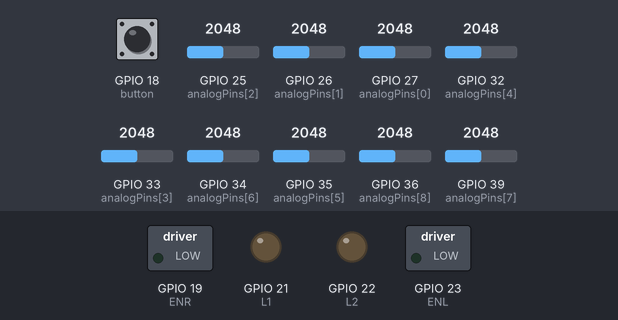
This sketch was run on a simulated ESP32. Parts: switched loads named in the sketch (green lamp = pin HIGH), output pins drawn as LEDs (lit = HIGH). The inputs (shaded band) are chosen by the test bench; at power-on: GPIO 18 (button) HIGH, GPIO 25 (analogPins[2]) = 2048, GPIO 26 (analogPins[1]) = 2048, GPIO 27 (analogPins[0]) = 2048, GPIO 32 (analogPins[4]) = 2048, GPIO 33 (analogPins[3]) = 2048, GPIO 34 (analogPins[6]) = 2048, GPIO 35 (analogPins[5]) = 2048, GPIO 36 (analogPins[8]) = 2048, GPIO 39 (analogPins[7]) = 2048. Pins used as bus, display or sensor lines are not drawn; what the sketch prints to the serial monitor is not drawn.

Above: at 1.2 s.
1.3 s: GPIO 18 (button) pulled LOW for 1 s
At 2.8 s:
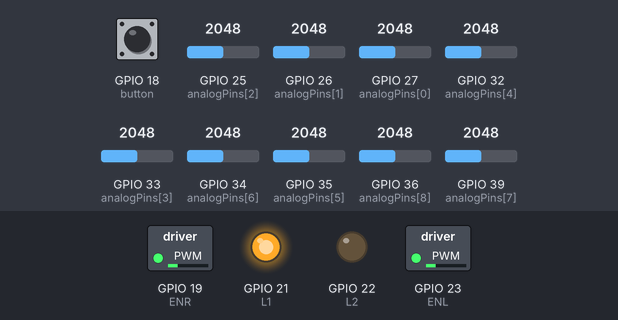
4.0 s: GPIO 25 (analogPins[2]) set to 111
At 5.2 s:
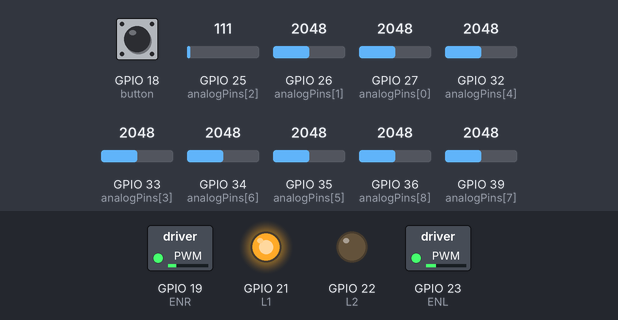
7.0 s: GPIO 25 (analogPins[2]) set to 90
10.0 s: GPIO 26 (analogPins[1]) set to 2866
At 10.8 s:
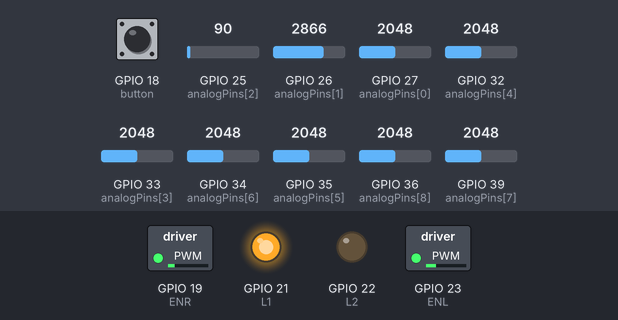
13.0 s: GPIO 27 (analogPins[0]) set to 104
At 14.0 s:
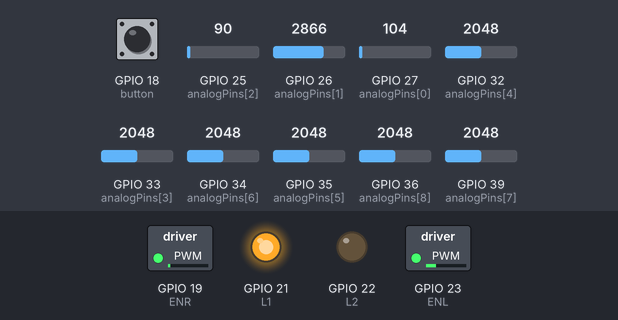
14.5 s: GPIO 27 (analogPins[0]) set to 88
Timing chart, 0 to 17.5 s (numbered marks = the images above; inputs shaded):
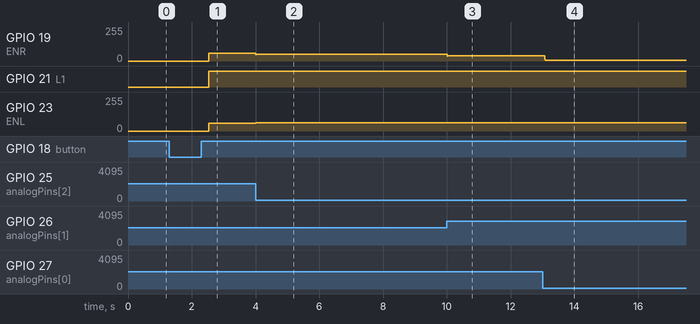

Measured:
- after the input at 1.3 s, GPIO 19 (ENR), GPIO 23 (ENL): 0/255 → 60/255 after 1.2 s; GPIO 21 (L1): LOW → HIGH after 1.2 s
- after the input at 4.0 s, GPIO 19 (ENR): 60/255 → 52/255 at once; GPIO 23 (ENL): 60/255 → 63/255 at once
- after the input at 7.0 s, every drawn part: stays the same
- after the input at 10.0 s, GPIO 19 (ENR): 52/255 → 41/255 at once
- after the input at 13.0 s, GPIO 19 (ENR): 41/255 → 6/255 after 0.06 s
- after the input at 14.5 s, every drawn part: stays the same

The sketch:

dupa.ino
```cpp
//HARDWARE-PINY_____________________________________________________________
const int sensorsNumber = 9;
int analogPins[sensorsNumber] = {27, 26, 25, 33, 32, 35, 34, 39, 36}; //patrząc z góry od lewej do prawej
const int button = 18;

// Motor prawy
const int ENR = 19;
const int R2 =  17;
const int R1 = 16;

//Motor lewy
const int ENL = 23;
const int L1 = 21;
const int L2 = 22;

//BACK_EMF_____________________________________________________________
bool doIGiveAFuck = false; //<------------------------------------------Jak false to wszystkie dodatkowe zabezpieczenia idą się jebać
int safetySpeedChange = 50;
int backEMFDelay = 30;

bool isTurn = false;
//PWM__________________________________________________________________
const int pwmFreq = 1000;
const int pwmResolution = 8;
const int pwmChannelL = 0;
const int pwmChannelR = 1;


//SOFTWARE-ZIMENNE__________________________________________________________
int loopDelay = 10;
int iteration = 0;
int mode=0; // tryb guzika
int sensorsInAirValue = 100;
float Kp = 65.0;
float Kd = 45.0;
float baseSpeedMax = 240.0;
float baseSpeedMin = 120.0;
float sensor_weights[sensorsNumber] = {-10.0, -4.0, -3.0, -2.0, 0.0, 2.0, 3.0, 4.0, 10.0};
int inRideDelay = 5;
int lastKnowDirection = 0; // wartosc -1 lewo, 1 prawo
int hardTurn = 0; // wartosc -1 lewo, 1 prawo
int hardTimeStart = 0;


//ZAKRESY BLEDOW
int readErrorBlack = 300; // podloga
int readErrorWhite = 300; // linia


bool blackCali = false; //czy skalibrowano sensory na linie
bool whiteCali = false; //czy skalibrowano sensory na powierzchnie
bool mieszkanie = false; //gdzie jestesmy mieszkanie true, konkurs- false

//SOFTWARE-TABLICE__________________________________________________________
int analogValues[sensorsNumber];
int blackLevels[sensorsNumber]; //stany na linii
int whiteLevels[sensorsNumber]; //stany na powierzchni
int caliValues[sensorsNumber]; //skalibrowane


//FUNKCJE-SILNIKI__________________________________________________________

//lewy silnik
void leftMotor(float speed) {

  static float lastSpeed = 0;
  speed = constrain(speed, -255.0, 255.0) * 0.25;

  if(abs(speed - lastSpeed) > safetySpeedChange && doIGiveAFuck){
    digitalWrite(L1, HIGH);
    digitalWrite(L2, HIGH);
    delay(backEMFDelay);
  }

 if(speed > 0){
  digitalWrite(L1, HIGH);
  digitalWrite(L2, LOW);
  ledcWrite(pwmChannelL, int(speed));
 }
 else if(speed < 0){
  digitalWrite(L1, LOW);
  digitalWrite(L2, HIGH);
  ledcWrite(pwmChannelL, int(-speed));
 }
 else{
  digitalWrite(L1, LOW);
  digitalWrite(L2, LOW);
  ledcWrite(pwmChannelL, 0);
 }

  lastSpeed = speed;
 }

//prawy silnik
void rightMotor(float speed) {

  static float lastSpeed = 0;
  speed = constrain(speed, -255.0, 255.0) * 0.25;

  if(abs(speed - lastSpeed) > safetySpeedChange && doIGiveAFuck){
    digitalWrite(R1, HIGH);
    digitalWrite(R2, HIGH);
    delay(backEMFDelay);
  }
  if(speed > 0){
    digitalWrite(R1, HIGH);
    digitalWrite(R2, LOW);
    ledcWrite(pwmChannelR, int(speed));
  }
  else if(speed < 0){
    digitalWrite(R1, LOW);
    digitalWrite(R2, HIGH);
    ledcWrite(pwmChannelR, int(-speed));
  }
  else{
    digitalWrite(R1, LOW);
    digitalWrite(R2, LOW);
    ledcWrite(pwmChannelR, 0);
  }

  lastSpeed = speed;
}

//FUNKCJE-GLOWNE
void ride(){

  float line_error = 0.0;
  int count = 0;

  if(mieszkanie){
  for(int i = 0; i < sensorsNumber; i++){
    if(caliValues[i] == 1){
      line_error += sensor_weights[i];
      count++;
    }
  }
}
  else{
      for(int i = 0; i < sensorsNumber; i++){
    if(caliValues[i] == -1){
      line_error += sensor_weights[i];
      count++;
    }
  }
  }

  if(count > 0){
    line_error = line_error / count;
  }
  else{
    emergencyTurn();
    return;
  }
  if(isTurn){
    leftMotor(-lastKnowDirection * 255);
    rightMotor(lastKnowDirection * 255);
    delay(20);
    isTurn = false;
  }
  // Regulacja PD
  static float last_error = 0;
  float derivative = line_error - last_error;
  float correction = Kp * line_error + Kd * derivative;
  last_error = line_error;

  // Dynamiczna prędkość w zależności od zakrętu
  float base_speed = constrain(baseSpeedMax - abs(line_error) * 10.0, baseSpeedMin, baseSpeedMax);

  float left_speed = base_speed + correction;
  float right_speed = base_speed - correction;

  if(left_speed > right_speed)
  {
    lastKnowDirection = -1;
  }
  else{
    lastKnowDirection = 1;
  }
  if(mieszkanie){

  }
  else{
    if(count >= 3 && caliValues[0] == -1)
    {
      hardTurn = -1;
      hardTimeStart = millis();
    }
    else if(count >= 3 && caliValues[8] == -1)
    {
      hardTurn = 1;
      hardTimeStart = millis();
    }
  }

  if(millis() - hardTimeStart > 800){
    hardTurn = 0;
  }

  if(caliValues[4] == -1)
  {
      sensor_weights[8] = 10.0;
      sensor_weights[7] = 4.0;
      sensor_weights[6] = 3.0;
      sensor_weights[0] = -10.0;
      sensor_weights[1] = -4.0;
      sensor_weights[2] = -3.0;
  }


  leftMotor(left_speed);
  rightMotor(right_speed);

  delay(inRideDelay);

}

void emergencyTurn(){

  if(hardTurn != 0)
  {
    if(hardTurn == 1)
    {
      //sensor_weights[3] = 0;
      leftMotor(200);
      rightMotor(-255);
    }
    else{
      //sensor_weights[3] = 0;
      leftMotor(-255);
      rightMotor(200);
    }
  }
  else{
  if(lastKnowDirection == 1)
  {
    leftMotor(200);
    rightMotor(-255);
  }
  else if(lastKnowDirection == -1){
    leftMotor(-255);
    rightMotor(200);
  }
}
isTurn = true;
}


//FUNKCJE-DODATKOWE________________________________________________________

//Zrzut: tablica[A] => tablica[B]
void drop(int* A, int* B){
  for(int i = 0; i < sensorsNumber; i++) {
    B[i] = analogRead(A[i]);
  }
}

//Suma analogowych wartości czujników
int sumSensorsAnalog(){
  int x = 0;
  for(int i = 0; i < sensorsNumber; i++){
    x += analogValues[i];
  }
  return x;
}


//SETUP________________________________________________________________

void setup(){
  Serial.begin(9600);
  for (int i = 0; i < sensorsNumber; i++) {
    pinMode(analogPins[i], INPUT);
  }
  pinMode(button, INPUT_PULLUP);
  pinMode(L1, OUTPUT);
  pinMode(L2, OUTPUT);
  pinMode(ENL, OUTPUT);
  pinMode(R1, OUTPUT);
  pinMode(R2, OUTPUT);
  pinMode(ENR, OUTPUT);

  //PWM setup
  ledcSetup(pwmChannelL, pwmFreq, pwmResolution);
  ledcAttachPin(ENL, pwmChannelL);

  ledcSetup(pwmChannelR, pwmFreq, pwmResolution);
  ledcAttachPin(ENR, pwmChannelR);
}

//LOOP_________________________________________________________________

void loop(){
  drop(analogPins, analogValues);
  if (digitalRead(button) == LOW) {
    mode += 1;
    delay(400);
  }

    //zczytywanie wartości czujników po kalibracji: powierzchnia = 1, linia = -1, niepewny odczyt = 0
  if(whiteCali && blackCali){
    for (int i = 0; i < sensorsNumber; i++) {
      if(abs(blackLevels[i] - analogValues[i]) < readErrorBlack){
        caliValues[i] = -1;
      }
      else if(abs(whiteLevels[i] - analogValues[i]) < readErrorWhite || analogValues[i] > whiteLevels[i]){ //or dlatego, że kalibracja mogła być w cieniu czy coś tam...
        caliValues[i] = 1;
      }
      else{
        caliValues[i] = 0;
      }
    }
  }

  //mod 1: jednorazowe zczytanie aktualnych odczytów czujników i przypisanie ich jako wartości odpowiadających linii
  if(mode == 1 && !blackCali){
    drop(analogPins, blackLevels);
    blackCali = true;
  }

  //mod 2: jednorazowe zczytanie aktualnych odczytów czujników i przypisanie ich jako wartości odpowiadających powierzchni
  if(mode == 2 && !whiteCali){
    drop(analogPins, whiteLevels);
    whiteCali = true;
  }

  //mod 3: jazda
  if(mode == 3)
  {

    if(sumSensorsAnalog() < sensorsInAirValue){ //stop gdy podniesiemy robota lub gdy najedzie prostopadle na linie!!
      leftMotor(0);
      rightMotor(0);
    }
    else{
      ride();
    }
  }
    if(mode >= 4)
  {
    leftMotor(0);
    rightMotor(0);
  }


  //DEBUG
  if(iteration % 100 == 0){
  //basicInfo();
  levelsInfo();
  //caliHardTurn();
  }
  iteration += 1;


  delay(loopDelay);
}


//DEBUG_________________________________________________________________

void basicInfo(){

  Serial.print(digitalRead(button));
  Serial.print(" / ");
  Serial.print(" / [");
  for (int i = 0; i < sensorsNumber; i++) {
    Serial.print(analogValues[i]);
    Serial.print(i < sensorsNumber - 1 ? ", " : "] / ");
  }
  Serial.print(mode);
  Serial.println();
}

void levelsInfo(){

  Serial.print("[");
  for (int i = 0; i < sensorsNumber; i++) {
    Serial.print(analogValues[i]);
    Serial.print(i < sensorsNumber - 1 ? ", " : "] / ");
  }
  Serial.print("[");
  for (int i = 0; i < sensorsNumber; i++) {
    Serial.print(blackLevels[i]);
    Serial.print(i < sensorsNumber - 1 ? ", " : "] / ");
  }
  Serial.print("[");
  for (int i = 0; i < sensorsNumber; i++) {
    Serial.print(whiteLevels[i]);
    Serial.print(i < sensorsNumber - 1 ? ", " : "] / ");
  }
  Serial.print("[");
  for (int i = 0; i < sensorsNumber; i++) {
    Serial.print(caliValues[i]);
    Serial.print(i < sensorsNumber - 1 ? ", " : "] \n");
  }
  Serial.println();
}

void caliHardTurn(){
    Serial.print("[");
  for (int i = 0; i < sensorsNumber; i++) {
    Serial.print(caliValues[i]);
    Serial.print(i < sensorsNumber - 1 ? ", " : "] \n");
  }
  Serial.print(hardTurn);
  Serial.print(" , L P: ");
  Serial.print(caliValues[0] == 1);
  Serial.print(" , ");
  Serial.print(caliValues[8] == 1);
  Serial.println();
}
```
